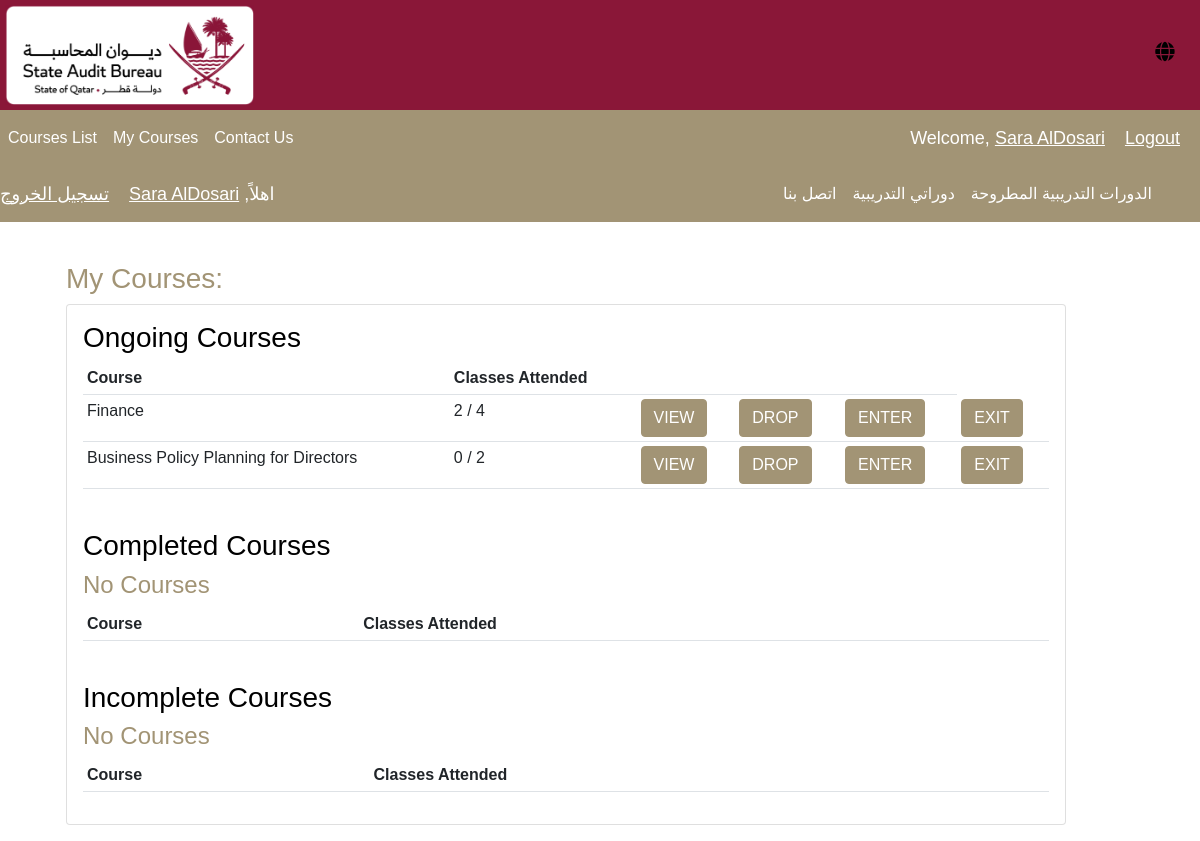
The page /my-courses/ (signed in) on the database its author committed.
### accounts/models.py (models this page shows, shortened)
class CustomUser(AbstractUser):
    username = models.CharField(max_length=11, unique=True)
    email = models.EmailField(max_length=254)
    first_name = models.CharField(max_length=30)
    last_name = models.CharField(max_length=30)
    ROLE_CHOICES = (
        ('trainee', 'Trainee'),
        ('admin', 'Admin'),
        ('manager', 'Manager'),
    )
    role = models.CharField(max_length=10, choices=ROLE_CHOICES, default="trainee")
    secret_key = models.CharField(max_length=16, blank=True, null=True)
    USERNAME_FIELD = "username"
    REQUIRED_FIELDS = "email", "first_name", "last_name", "role"
    def is_trainee(self):
        return self.role == "trainee"
    def get_name(self):
        return self.first_name + " " + self.last_name

### base/models.py (models this page shows, shortened)
class Attendance(models.Model):
    trainee = models.ForeignKey(Trainee, on_delete=models.CASCADE)
    course = models.ForeignKey(Course, on_delete=models.CASCADE)
    classes_attended = models.PositiveIntegerField()

class Course(models.Model):
    name = models.CharField(max_length=100)
    description = models.TextField()
    start_time = models.TimeField()
    end_time = models.TimeField()
    capacity = models.PositiveIntegerField()
    number_of_classes = models.PositiveIntegerField()
    instructor = models.ForeignKey(Instructor, on_delete=models.CASCADE)
    current_session = models.IntegerField()
    start_date = models.DateField(auto_now_add=True)
    end_date = models.DateField(null=True)
    def __str__(self):
        return self.name

### base/trainee_views.py (the view)
# urls.py: path('my-courses/', trainee_courses, name="my-courses"),
@user_passes_test(is_trainee, login_url='login')
def trainee_courses(request):
    trainee = Trainee.objects.get(trainee=request.user)
    traineeCourses = Attendance.objects.filter(trainee = trainee)
    current_date = date.today()
    ongoing = []
    completed = []
    incomplete = []
    for traineeCourse in traineeCourses:
        if current_date < traineeCourse.course.end_date:
            ongoing += [traineeCourse]
        else:
            if traineeCourse.classes_attended / traineeCourse.course.number_of_classes > 0.9:
                completed += [traineeCourse]
            else:
                incomplete += [traineeCourse]
    context = {
        'ongoing': ongoing, 'completed': completed, 'incomplete':incomplete
    }
    return render(request, "base/my_courses.html", context)

### base/views.py (called while the page is built)
def is_trainee(user):
    return user.is_authenticated and user.is_trainee()

### base/templates/base/my_courses.html (shortened to what this page needs)
{% load static %}
<!DOCTYPE html>
<head>
  <link rel="stylesheet" href="https://cdnjs.cloudflare.com/ajax/libs/font-awesome/5.15.2/css/all.min.css">
  <link href="https://cdn.jsdelivr.net/npm/bootstrap@5.0.1/dist/css/bootstrap.min.css" rel="stylesheet">
  <link rel="stylesheet" href="{% static 'css/reg_style.css' %}">
</head>
<div class="header">
    <div class="logo">
      <img src="{% static 'img/primary-rgb-state-audit-bureau-1@2x.png' %}" alt="Logo">
    </div>
    <div class="toggles">
      <div class="language-toggle">
        <label class="toggle-label" for="language-checkbox">
          <i class="fas fa-globe language-icon"></i>
        </label>
      </div>
    </div>
  </div>
  <nav class=" english navbar navbar-expand-lg navbar-custom" style="display: flex;">
    <div class="collapse navbar-collapse" id="navbarNav">
      <ul class="navbar-nav">
        <li class="nav-item active">
          <a class="nav-link" href="{% url 'courses-list' %}">Courses List</a>
        </li>
        {% if request.user.is_trainee %}
        <li class="nav-item active">
          <a class="nav-link" href="{% url 'my-courses' %}">My Courses</a>
        </li>
        {% endif %}
        <li class="nav-item">
          <a class="nav-link" href="{% url 'contact' %}">Contact Us</a>
        </li>
      </ul>
    </div>
    <span class="hello-msg">Welcome, <a href="{% url 'profile' %}"> {{request.user.get_name}} </a> </span>
    <span ><a  class="hello-msg" href="{% url 'logout' %}">Logout</a></span>
  </nav>
  <nav class="arabic navbar navbar-expand-lg navbar-custom" style="display: flex;">
    <div class="collapse navbar-collapse" id="navbarNav">
      <ul class="navbar-nav">
        <li class="nav-item active">
          <a class="nav-link" href="{% url 'courses-list' %}">الدورات التدريبية المطروحة</a>
        </li>
        {% if request.user.is_trainee %}
        <li class="nav-item active">
          <a class="nav-link" href="{% url 'my-courses' %}">دوراتي التدريبية</a>
        </li>
        {% endif %}
        <li class="nav-item">
          <a class="nav-link" href="{% url 'contact' %}">اتصل بنا</a>
        </li>
      </ul>
    </div>
    <span class="hello-msg">اهلاً, <a href="{% url 'profile' %}"> {{request.user.get_name}} </a> </span>
    <span ><a  class="hello-msg" href="{% url 'logout' %}">تسجيل الخروج</a></span>
  </nav>
<body>
<div class="m-3 english">
  <div class="container">
    <div class="container row">
      <div class="col-lg-10">
          <h3>My Courses:</h3>
          <div class="card card-body" style="width:1000px">
            <h3 style="color:black"> Ongoing Courses</h3>
            <table class="table table-sm">
                <tr>
                    <th>Course</th>
                    <th>Classes Attended</th>
                    <th></th>
                    <th></th>
                    <th></th>
                </tr>
                {% for traineeCourse in ongoing %}
                <tr>
                    <td>{{traineeCourse.course}}</td>
                    <td>{{traineeCourse.classes_attended}} / {{traineeCourse.course.number_of_classes}}</td>
                    <td><a class="btn btn-primary" href="{% url 'course-details' course_id=traineeCourse.course.id%}">VIEW</a> </td>
                    <td><a class="btn btn-primary" href="{% url 'drop-course' course_id=traineeCourse.course.id %}">DROP</a> </td>
                    <td><a class="btn btn-primary" href="{% url 'enter-class' course_id=traineeCourse.course.id %}">ENTER</a> </td>
                    <td><a class="btn btn-primary"href="{% url 'exit-class' course_id=traineeCourse.course.id %}">EXIT</a></td>
                </tr>
                {%empty%}
                <h4>No Courses</h4>
                {% endfor %}
            </table>
            <br>
            <h3 style="color:black"> Completed Courses</h3>
            <table class="table table-sm">
                <tr>
                    <th>Course</th>
                    <th>Classes Attended</th>
                    <th></th>
                    <th></th>
                </tr>
                {% for traineeCourse in completed%}
                <tr>
                    <td>{{traineeCourse.course}}</td>
                    <td>{{traineeCourse.classes_attended}} / {{traineeCourse.course.number_of_classes}}</td>
                    <td><a class="btn btn-primary" href="{% url 'course-details' course_id=traineeCourse.course.id%}">VIEW</a> </td>
                    <td><a class="btn btn-primary" href="{% url 'generate-certificate' course_id=traineeCourse.course.id%}">VIEW CERTIFICATE</a> </td>
                </tr>
                {%empty%}
                <h4>No Courses</h4>
                {% endfor %}
            </table>
            <br>
            <h3 style="color:black"> Incomplete Courses</h3>
            <table class="table table-sm">
                <tr>
                    <th>Course</th>
                    <th>Classes Attended</th>
                    <th></th>
                </tr>
                {% for traineeCourse in incomplete %}
                <tr>
                    <td>{{traineeCourse.course}}</td>
                    <td>{{traineeCourse.classes_attended}} / {{traineeCourse.course.number_of_classes}}</td>
                    <td><a class="btn btn-primary" href="{% url 'course-details' course_id=traineeCourse.course.id%}">VIEW</a> </td>
                </tr>
                {%empty%}
                <h4>No Courses</h4>
                {% endfor %}
            </table>
        </div>
    </div>
    </div>
  </div>
</div>
</body>

### base/static/css/reg_style.css (style rules this page uses)
* { box-sizing: border-box; }
body { margin: 0; font-family: sans-serif; color: #A29475; }
.header { display: flex; justify-content: space-between; align-items: center; padding: 10px; background-color: #8A1738; height: 110px; }
.logo img { height: 100px; left: 5px; position: absolute; top: 5px; }
.toggles { display: flex; align-items: center; }
.toggle-label { color: white; display: inline-block; width: 30px; height: 30px; border-radius: 50%; cursor: pointer; position: relative; margin-right: 10px; }
.toggle-label i { position: absolute; top: 50%; left: 50%; transform: translate(-50%, -50%); font-size: 20px; }
.english { display: block; }
.arabic { display: none; direction: rtl; unicode-bidi: embed; }
form, label, input, select, textarea { color: black !important; }
.btn-primary { background-color: #A29475 !important; border-color: #A29475 !important; }

### base/templates/base/my_courses.html (style rules this page uses)
.btn-primary { background-color: #A29475 !important; border-color: #A29475 !important; }
.hello-msg { font-size: 18px; color: #fff; margin-right: 20px; }
a:link { color: #fff; }
.active { background-color: #A29475; }
.navbar-custom { background-color: #A29475; }
.nav-link { color: #fff; }

### rows shown on the page
CustomUser: user.get_name "Sara AlDosari"
Attendance: course "Finance", classes_attended "2", course.number_of_classes "4"
Attendance: course "Business Policy Planning for Directors", classes_attended "0", course.number_of_classes "2"
